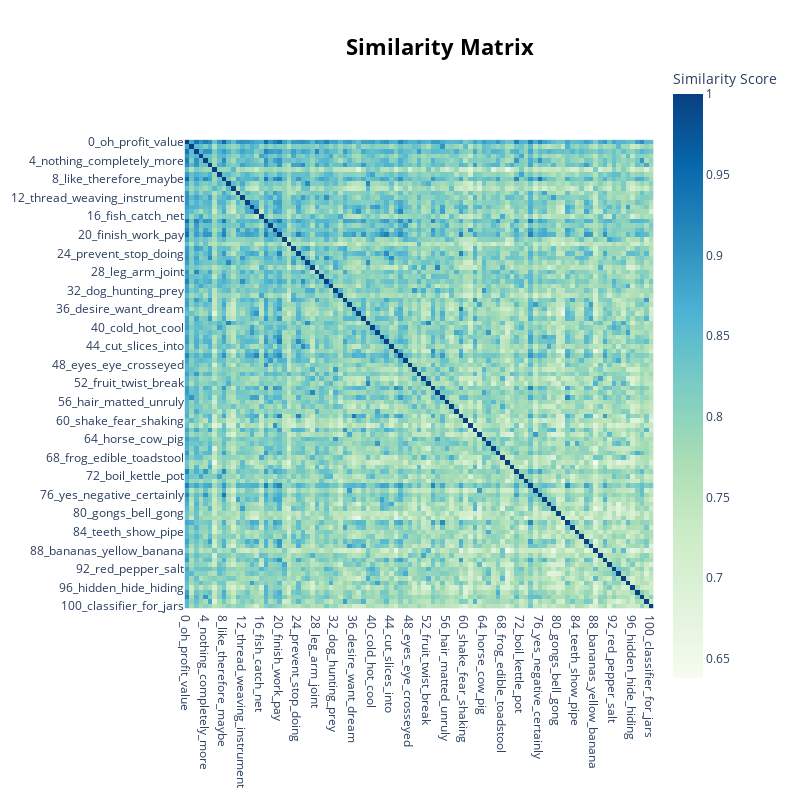

The notebook cell this image was saved under:
### Code cell
topic_model.visualize_heatmap()

### Figure 1 — Plotly figure (JSON) as saved in the notebook; plotly's stock layout.template omitted (floating-point values rounded to 4 significant figures; data arrays with more than 128 entries replaced by an {"elided": "..."} marker saying what was removed)
{"data": [{"coloraxis": "coloraxis", "hovertemplate": "x: %{x}<br>y: %{y}<br>Similarity Score: %{z}<extra></extra>", "name": "0", "type": "heatmap", "x": ["0_oh_profit_value", "1_noise_sound_crying", "2_roll_pile_large", "3_water_river_sea", "4_nothing_completely_more", "5_hit_hand_stick", "6_rice_husked_cooked", "7_fire_light_ashes", "8_like_therefore_maybe", "9_tree_trees_branches", "10_bamboo_xylophone_tall", "11_children_younger_child", "12_thread_weaving_instrument", "13_sacrifice_ceremony_died", "14_sick_tired_sleep", "15_angry_sad_insult", "16_fish_catch_net", "17_look_at_beautiful", "18_clothes_cloth_wrinkled", "19_people_name_group", "20_finish_work_pay", "21_skin_black_white", "22_intensive_form_truly", "23_hole_ground_earth", "24_prevent_stop_doing", "25_knife_blade_handle", "26_grass_weeds_garden", "27_bird_birds_nest", "28_leg_arm_joint", "29_particle_final_question", "30_necklace_chain_metal", "31_wine_jar_pour", "32_dog_hunting_prey", "33_trap_pam_animals", "34_fall_down_stumble", "35_time_period_ago", "36_desire_want_dream", "37_afraid_fearful_frightened", "38_quickly_grab_fast", "39_leaf_plant_leaves", "40_cold_hot_cool", "41_eat_eating_cough", "42_together_meet_gather", "43_over_change_turn", "44_cut_slices_into", "45_lie_accuse_fool", "46_praise_me_amazed", "47_clean_wash_dirty", "48_eyes_eye_crosseyed", "49_tiger_elephant_roar", "50_strong_weak_heavy", "51_ant_bee_insect", "52_fruit_twist_break", "53_think_clever_true", "54_rooster_chicken_chickens", "55_quiet_quietly_laugh", "56_hair_matted_unruly", "57_snake_rattan_poisonous", "58_stomach_bloated_stomachs", "59_strive_cant_do", "60_shake_fear_shaking", "61_1st_singular_2nd", "62_pull_lift_drive", "63_morning_night_star", "64_horse_cow_pig", "65_throat_mouth_lick", "66_head_headband_put", "67_middle_behind_top", "68_frog_edible_toadstool", "69_crossbow_gun_groove", "70_carry_shoulder_carrying", "71_different_strange_new", "72_boil_kettle_pot", "73_emphatic_form_unh", "74_understand_interpret_teach", "75_day_today_days", "76_yes_negative_certainly", "77_wife_husband_marry", "78_split_divide_distribute", "79_tie_tying_tied", "80_gongs_bell_gong", "81_basket_back_small", "82_speak_magical_happen", "83_walk_walking_behind", "84_teeth_show_pipe", "85_sticky_smooth_bumpy", "86_win_fight_defeated", "87_wait_immediately_until", "88_bananas_yellow_banana", "89_fly_dragonfly_moth", "90_obey_servant_subjugate", "91_dark_darkfarther_darknea...", "92_red_pepper_salt", "93_smell_bad_smelly", "94_squash_cabbage_mushroom", "95_drink_sober_drunk", "96_hidden_hide_hiding", "97_place_put_where", "98_simple_seven_five", "99_jump_upon_pounce", "100_classifier_for_jars"], "xaxis": "x", "y": ["0_oh_profit_value", "1_noise_sound_crying", "2_roll_pile_large", "3_water_river_sea", "4_nothing_completely_more", "5_hit_hand_stick", "6_rice_husked_cooked", "7_fire_light_ashes", "8_like_therefore_maybe", "9_tree_trees_branches", "10_bamboo_xylophone_tall", "11_children_younger_child", "12_thread_weaving_instrument", "13_sacrifice_ceremony_died", "14_sick_tired_sleep", "15_angry_sad_insult", "16_fish_catch_net", "17_look_at_beautiful", "18_clothes_cloth_wrinkled", "19_people_name_group", "20_finish_work_pay", "21_skin_black_white", "22_intensive_form_truly", "23_hole_ground_earth", "24_prevent_stop_doing", "25_knife_blade_handle", "26_grass_weeds_garden", "27_bird_birds_nest", "28_leg_arm_joint", "29_particle_final_question", "30_necklace_chain_metal", "31_wine_jar_pour", "32_dog_hunting_prey", "33_trap_pam_animals", "34_fall_down_stumble", "35_time_period_ago", "36_desire_want_dream", "37_afraid_fearful_frightened", "38_quickly_grab_fast", "39_leaf_plant_leaves", "40_cold_hot_cool", "41_eat_eating_cough", "42_together_meet_gather", "43_over_change_turn", "44_cut_slices_into", "45_lie_accuse_fool", "46_praise_me_amazed", "47_clean_wash_dirty", "48_eyes_eye_crosseyed", "49_tiger_elephant_roar", "50_strong_weak_heavy", "51_ant_bee_insect", "52_fruit_twist_break", "53_think_clever_true", "54_rooster_chicken_chickens", "55_quiet_quietly_laugh", "56_hair_matted_unruly", "57_snake_rattan_poisonous", "58_stomach_bloated_stomachs", "59_strive_cant_do", "60_shake_fear_shaking", "61_1st_singular_2nd", "62_pull_lift_drive", "63_morning_night_star", "64_horse_cow_pig", "65_throat_mouth_lick", "66_head_headband_put", "67_middle_behind_top", "68_frog_edible_toadstool", "69_crossbow_gun_groove", "70_carry_shoulder_carrying", "71_different_strange_new", "72_boil_kettle_pot", "73_emphatic_form_unh", "74_understand_interpret_teach", "75_day_today_days", "76_yes_negative_certainly", "77_wife_husband_marry", "78_split_divide_distribute", "79_tie_tying_tied", "80_gongs_bell_gong", "81_basket_back_small", "82_speak_magical_happen", "83_walk_walking_behind", "84_teeth_show_pipe", "85_sticky_smooth_bumpy", "86_win_fight_defeated", "87_wait_immediately_until", "88_bananas_yellow_banana", "89_fly_dragonfly_moth", "90_obey_servant_subjugate", "91_dark_darkfarther_darknea...", "92_red_pepper_salt", "93_smell_bad_smelly", "94_squash_cabbage_mushroom", "95_drink_sober_drunk", "96_hidden_hide_hiding", "97_place_put_where", "98_simple_seven_five", "99_jump_upon_pounce", "100_classifier_for_jars"], "yaxis": "y", "z": {"elided": "101x101 float values"}}], "layout": {"coloraxis": {"colorbar": {"title": {"text": "Similarity Score"}}, "colorscale": [[0, "rgb(247,252,240)"], [0.125, "rgb(224,243,219)"], [0.25, "rgb(204,235,197)"], [0.375, "rgb(168,221,181)"], [0.5, "rgb(123,204,196)"], [0.625, "rgb(78,179,211)"], [0.75, "rgb(43,140,190)"], [0.875, "rgb(8,104,172)"], [1, "rgb(8,64,129)"]]}, "height": 800, "hoverlabel": {"bgcolor": "white", "font": {"family": "Rockwell", "size": 16}}, "legend": {"title": {"text": "Trend"}}, "margin": {"t": 60}, "showlegend": true, "title": {"font": {"color": "Black", "size": 22}, "text": "<b>Similarity Matrix</b>", "x": 0.55, "xanchor": "center", "y": 0.95, "yanchor": "top"}, "width": 800, "xaxis": {"anchor": "y", "constrain": "domain", "domain": [0, 1], "scaleanchor": "y"}, "yaxis": {"anchor": "x", "autorange": "reversed", "constrain": "domain", "domain": [0, 1]}}}
